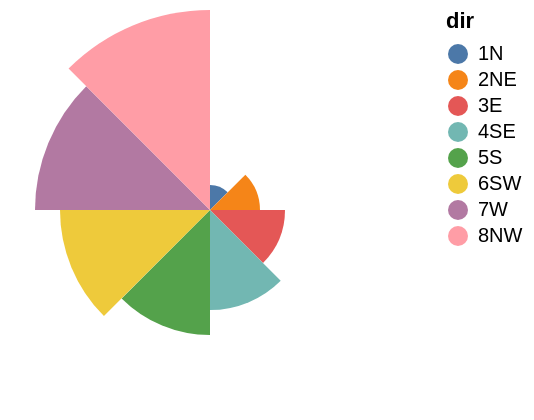

Here is the Vega-Lite specification saved for this chart:
### Vega specification from a JSON file in a GitHub repository (floating-point values rounded to 4 significant figures)
{"$schema": "https://vega.github.io/schema/vega/v5.json", "background": "white", "padding": 5, "width": 200, "height": 200, "data": [{"name": "source_0", "values": [{"dir": "1N", "strength": 1}, {"dir": "2NE", "strength": 2}, {"dir": "3E", "strength": 3}, {"dir": "4SE", "strength": 4}, {"dir": "5S", "strength": 5}, {"dir": "6SW", "strength": 6}, {"dir": "7W", "strength": 7}, {"dir": "8NW", "strength": 8}]}, {"name": "data_0", "source": "source_0", "transform": [{"type": "stack", "groupby": ["dir"], "field": "strength", "sort": {"field": [], "order": []}, "as": ["strength_start", "strength_end"], "offset": "zero"}, {"type": "filter", "expr": "isValid(datum[\"strength\"]) && isFinite(+datum[\"strength\"])"}]}], "marks": [{"name": "marks", "type": "arc", "style": ["arc"], "from": {"data": "data_0"}, "encode": {"update": {"fill": {"scale": "color", "field": "dir"}, "description": {"signal": "\"dir: \" + (isValid(datum[\"dir\"]) ? datum[\"dir\"] : \"\"+datum[\"dir\"]) + \"; strength: \" + (format(datum[\"strength\"], \"\"))"}, "x": {"signal": "width", "mult": 0.5}, "y": {"signal": "height", "mult": 0.5}, "outerRadius": {"scale": "radius", "field": "strength_end"}, "innerRadius": {"scale": "radius", "field": "strength_start"}, "startAngle": {"scale": "theta", "field": "dir"}, "endAngle": {"scale": "theta", "field": "dir", "offset": {"scale": "theta", "band": 1}}}}}], "scales": [{"name": "theta", "type": "band", "domain": {"data": "data_0", "field": "dir", "sort": true}, "range": [0, 6.283]}, {"name": "radius", "type": "linear", "domain": {"data": "data_0", "fields": ["strength_start", "strength_end"]}, "range": [0, {"signal": "min(width,height)/2"}], "zero": true}, {"name": "color", "type": "ordinal", "domain": {"data": "data_0", "field": "dir", "sort": true}, "range": "category"}], "legends": [{"fill": "color", "symbolType": "circle", "title": "dir"}]}
